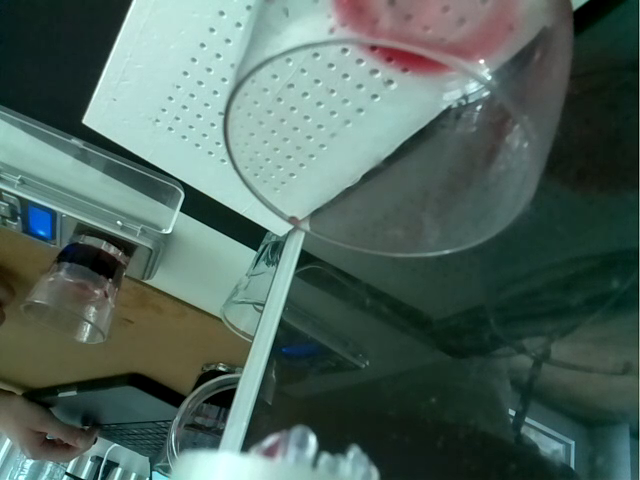
#> input picture frame 53 of experiments/test5/test5_12_46_13_04_2024.mp4, 640 x 480 px
$ python detect.py
#> lines starting #> are read from the running program, lines starting #| are printed output that depends on the picture; after the words box and inside, x2 and y2 are one past the last pixel; in counts of white or black regions, pixels touching at a corner belong together
import cv2
import os
from datetime import datetime

# Ścieżka do folderu z filmami
input_folder = './'
output_folder = './outputs'

# Utworzenie folderu outputs, jeśli nie istnieje
if not os.path.exists(output_folder):
    os.makedirs(output_folder)

# Wyszukiwanie plików wideo w folderze
video_files = [f for f in os.listdir(input_folder) if f.endswith('.mp4')]

# Przetwarzanie każdego pliku wideo w folderze
for video_file in video_files:
    video_path = os.path.join(input_folder, video_file)
    cap = cv2.VideoCapture(video_path)

    # Pobranie rozmiaru ramki i fps z obiektu kamery
    frame_width = int(cap.get(cv2.CAP_PROP_FRAME_WIDTH))
    frame_height = int(cap.get(cv2.CAP_PROP_FRAME_HEIGHT))
    fps = int(cap.get(cv2.CAP_PROP_FPS))
    frame_time = 1 / fps  # czas trwania jednej klatki w sekundach

    # Definiowanie obszaru detekcji
    detection_width = 150
    detection_height = 250
    x_start = (frame_width // 2) - (detection_width // 2)
    y_start = frame_height - detection_height

    # Utworzenie nazwy wyjściowej pliku
    output_base_name = os.path.splitext(video_file)[0] + "_" + datetime.now().strftime('%Y%m%d_%H%M%S')
    output_video_file = f"{output_base_name}.mp4"
    output_csv_file = f"{output_base_name}.txt"
    output_video_path = os.path.join(output_folder, output_video_file)
    output_csv_path = os.path.join(output_folder, output_csv_file)

    # Utworzenie obiektu do zapisu wideo
    out = cv2.VideoWriter(output_video_path, cv2.VideoWriter_fourcc(*'mp4v'), fps, (frame_width, frame_height))

    cumulative_count = 0  # Skumulowana liczba wykrytych różnic
    active_seconds = 0.0  # Licznik aktywnych sekund

    # Czytanie pierwszej klatki
    ret, prev_frame = cap.read()
#> prev_frame is the input picture: shape (480, 640, 3); mean B, G, R 93.9, 101.6, 80.4
    if ret:
        prev_frame_gray = cv2.cvtColor(prev_frame, cv2.COLOR_BGR2GRAY)
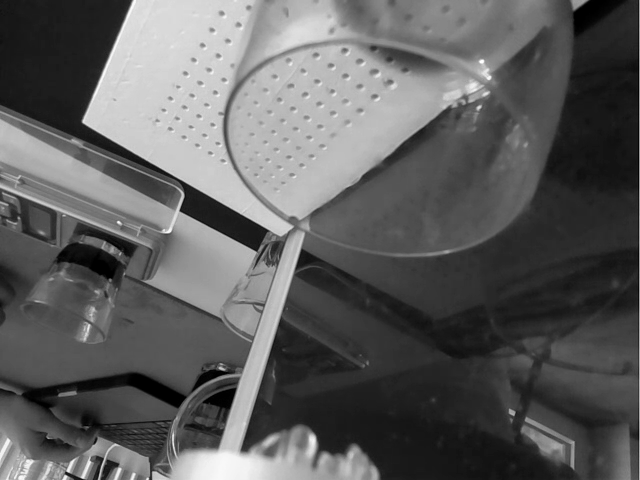
#> prev_frame_gray: shape (480, 640); min 0, max 255, mean 94.4

        # Pętla przez wszystkie klatki wideo
        while True:
            ret, frame = cap.read()
            if not ret:
                break

            current_frame_gray = cv2.cvtColor(frame, cv2.COLOR_BGR2GRAY)
            detection_area = current_frame_gray[y_start:y_start+detection_height, x_start:x_start+detection_width]
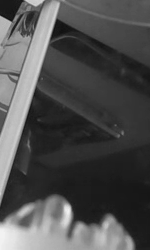
#> detection_area: shape (250, 150); min 16, max 242, mean 79.2
            prev_detection_area = prev_frame_gray[y_start:y_start+detection_height, x_start:x_start+detection_width]
            frame_diff = cv2.absdiff(detection_area, prev_detection_area)
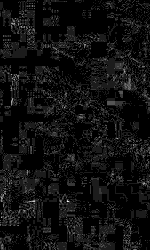
#> frame_diff: shape (250, 150); min 0, max 9, mean 0.57; drawn with min black and max white
            _, thresh = cv2.threshold(frame_diff, 10, 255, cv2.THRESH_BINARY)
#> thresh: shape (250, 150); every value is 0
            contours, _ = cv2.findContours(thresh, cv2.RETR_EXTERNAL, cv2.CHAIN_APPROX_SIMPLE)
#> contours = []
            active_in_frame = False

            for contour in contours:
                if cv2.contourArea(contour) > 100:
                    x, y, w, h = cv2.boundingRect(contour)
                    cv2.rectangle(frame, (x_start + x, y_start + y), (x_start + x + w, y_start + y + h), (0, 255, 0), 2)
                    cumulative_count += 1
                    active_in_frame = True
#> this loop made 0 passes
#> after the loop, cumulative_count = 0

            if active_in_frame:
                active_seconds += frame_time

            cv2.rectangle(frame, (x_start, y_start), (x_start + detection_width, y_start + detection_height), (0, 0, 255), 2)
            cv2.putText(frame, f"Detected: {cumulative_count}", (50, 50), cv2.FONT_HERSHEY_SIMPLEX, 1, (0, 255, 0), 2, cv2.LINE_AA)
            cv2.putText(frame, f"Seconds: {active_seconds:.2f}", (50, 90), cv2.FONT_HERSHEY_SIMPLEX, 1, (0, 255, 0), 2, cv2.LINE_AA)
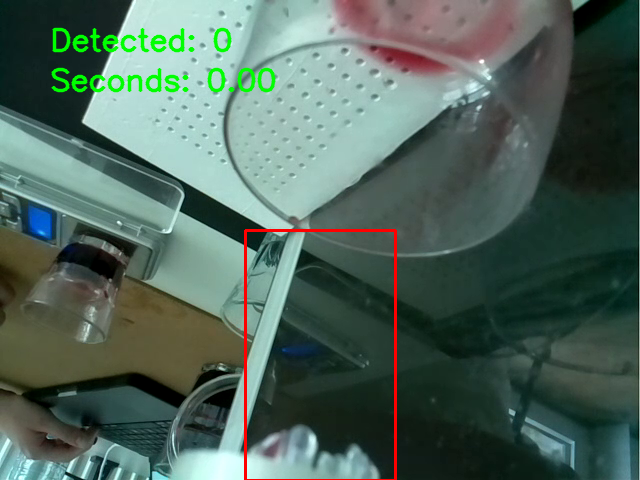
#> frame: shape (480, 640, 3); mean B, G, R 91.5, 101.9, 80.2
            out.write(frame)
            prev_frame_gray = current_frame_gray

        # Zapisywanie danych do pliku CSV
        with open(output_csv_path, 'w') as f:
            f.write(f"Detected Drops,Active Time\n")
            f.write(f"{cumulative_count},{active_seconds:.2f}\n")

        # Zwolnienie zasobów
        cap.release()
        out.release()
        cv2.destroyAllWindows()
    else:
        print(f"Nie udało się wczytać wideo {video_file}.")

$ run again, starting later in the video
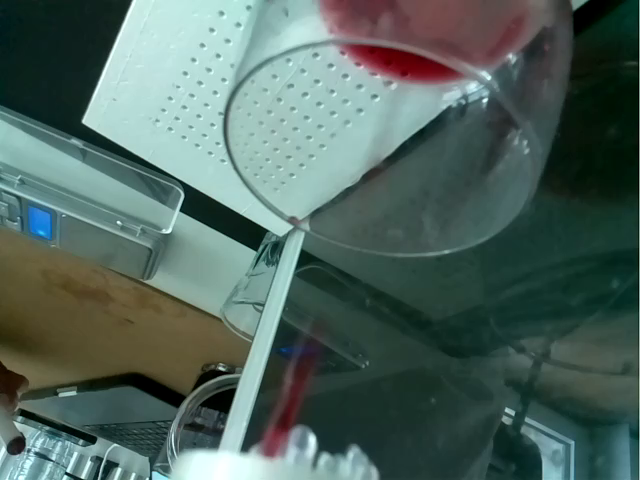
#> input picture frame 240 of experiments/test5/test5_12_46_13_04_2024.mp4, 640 x 480 px
#> prev_frame is the input picture: shape (480, 640, 3); mean B, G, R 95.1, 101.9, 80.7
#> `_, thresh = cv2.threshold(frame_diff, 10, 255, cv2.THRESH_BINARY)`:
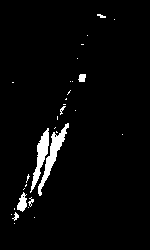
#> thresh: shape (250, 150); 3.4% white; 31 white regions (23 under 20 px)
#> contours = 31 contours, 27 with area under 20; largest, box (x1, y1, x2, y2) and area: (38, 123, 69, 196) 433, (30, 128, 49, 193) 354, (17, 192, 27, 212) 100, (78, 74, 86, 82) 39
#> the loop `for contour in contours:` made 31 passes
#> (x, y, w, h, cumulative_count, active_in_frame) on passes 14, 16: (30, 128, 19, 65, 1, True), (38, 123, 31, 73, 2, True)
#> after the loop `for contour in contours:`: cumulative_count = 2
#> `cv2.putText(frame, f"Seconds: {active_seconds:.2f}", (50, 90), cv2.FON..`:
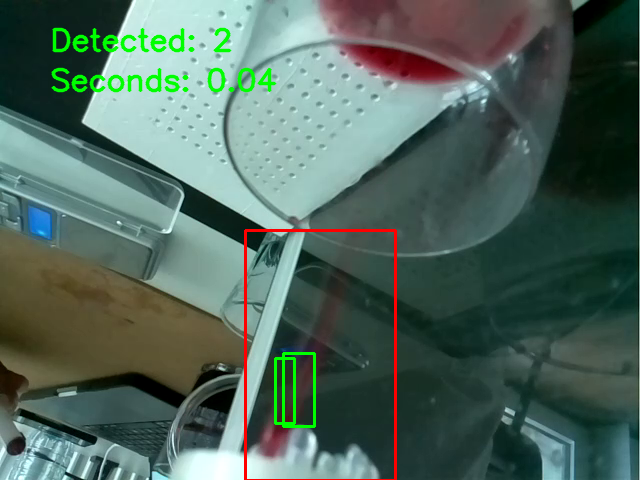
#> frame: shape (480, 640, 3); mean B, G, R 92.7, 103.1, 80.4

$ run again, starting later in the video
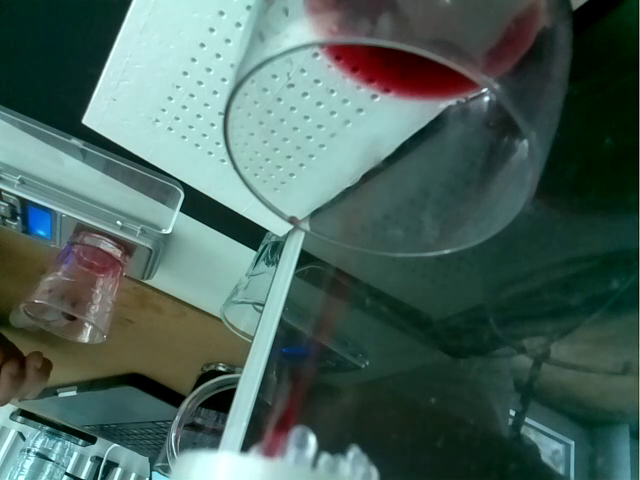
#> input picture frame 428 of experiments/test5/test5_12_46_13_04_2024.mp4, 640 x 480 px
#> prev_frame is the input picture: shape (480, 640, 3); mean B, G, R 92.3, 99.5, 74.4
#> `_, thresh = cv2.threshold(frame_diff, 10, 255, cv2.THRESH_BINARY)`:
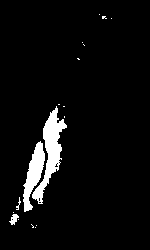
#> thresh: shape (250, 150); 5.2% white; 18 white regions (14 under 20 px)
#> contours = 18 contours, 15 with area under 20; largest, box (x1, y1, x2, y2) and area: (32, 106, 67, 204) 1010, (23, 141, 45, 212) 640, (9, 214, 19, 225) 46
#> the loop `for contour in contours:` made 18 passes
#> (x, y, w, h, cumulative_count, active_in_frame) on passes 8, 11: (23, 141, 22, 71, 1, True), (32, 106, 35, 98, 2, True)
#> after the loop `for contour in contours:`: cumulative_count = 2
#> `cv2.putText(frame, f"Seconds: {active_seconds:.2f}", (50, 90), cv2.FON..`:
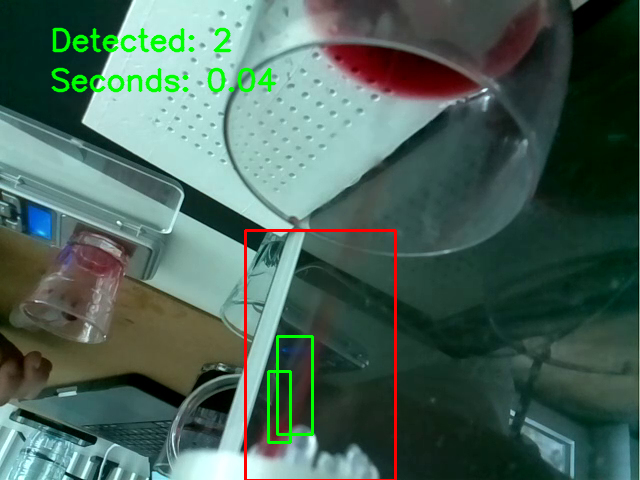
#> frame: shape (480, 640, 3); mean B, G, R 89.3, 100.4, 74.1
